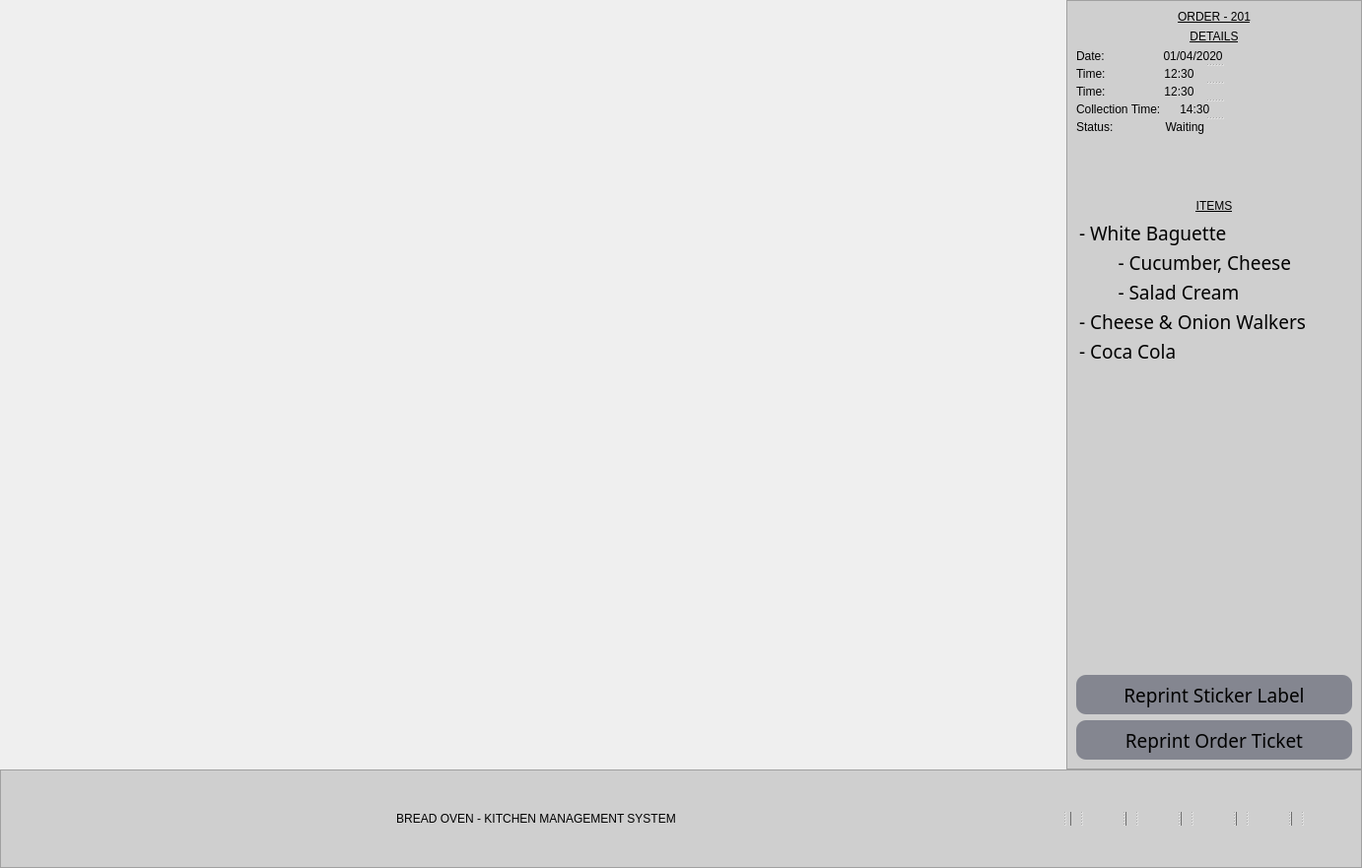
<?xml version="1.0" encoding="UTF-8"?>
<ui version="4.0">
 <class>Dialog</class>
 <widget class="QDialog" name="Dialog">
  <property name="geometry">
   <rect>
    <x>0</x>
    <y>0</y>
    <width>1382</width>
    <height>881</height>
   </rect>
  </property>
  <property name="windowTitle">
   <string>Dialog</string>
  </property>
  <layout class="QGridLayout" name="gridLayout_3">
   <property name="leftMargin">
    <number>0</number>
   </property>
   <property name="topMargin">
    <number>0</number>
   </property>
   <property name="rightMargin">
    <number>0</number>
   </property>
   <property name="bottomMargin">
    <number>0</number>
   </property>
   <item row="0" column="0">
    <layout class="QVBoxLayout" name="verticalLayout">
     <property name="spacing">
      <number>0</number>
     </property>
     <item>
      <layout class="QHBoxLayout" name="horizontalLayout">
       <property name="spacing">
        <number>0</number>
       </property>
       <property name="sizeConstraint">
        <enum>QLayout::SetFixedSize</enum>
       </property>
       <item>
        <widget class="QLabel" name="label">
         <property name="minimumSize">
          <size>
           <width>0</width>
           <height>0</height>
          </size>
         </property>
         <property name="pixmap">
          <pixmap>../../Downloads/test-removebg-preview.png</pixmap>
         </property>
         <property name="alignment">
          <set>Qt::AlignCenter</set>
         </property>
        </widget>
       </item>
       <item>
        <widget class="QFrame" name="frame">
         <property name="minimumSize">
          <size>
           <width>300</width>
           <height>0</height>
          </size>
         </property>
         <property name="maximumSize">
          <size>
           <width>300</width>
           <height>16777215</height>
          </size>
         </property>
         <property name="styleSheet">
          <string notr="true">background-color: rgb(207, 207, 207);</string>
         </property>
         <property name="frameShape">
          <enum>QFrame::StyledPanel</enum>
         </property>
         <property name="frameShadow">
          <enum>QFrame::Raised</enum>
         </property>
         <layout class="QGridLayout" name="gridLayout_2">
          <item row="0" column="0">
           <widget class="QLabel" name="label_3">
            <property name="styleSheet">
             <string notr="true">font: 20pt &quot;KG LET HER GO SOLID&quot;;
text-decoration: underline;</string>
            </property>
            <property name="text">
             <string>ORDER - 201</string>
            </property>
            <property name="alignment">
             <set>Qt::AlignCenter</set>
            </property>
           </widget>
          </item>
          <item row="10" column="0">
           <widget class="QPushButton" name="pushButton_14">
            <property name="minimumSize">
             <size>
              <width>0</width>
              <height>40</height>
             </size>
            </property>
            <property name="font">
             <font>
              <family>KG How Many Times</family>
              <pointsize>14</pointsize>
             </font>
            </property>
            <property name="styleSheet">
             <string notr="true">border-radius: 10px;
background-color: rgb(132, 134, 144);
</string>
            </property>
            <property name="text">
             <string>Reprint Order Ticket</string>
            </property>
            <property name="autoDefault">
             <bool>true</bool>
            </property>
           </widget>
          </item>
          <item row="1" column="0">
           <widget class="QLabel" name="label_10">
            <property name="styleSheet">
             <string notr="true">font: 14pt &quot;KG How Many Times&quot;;
text-decoration: underline;
</string>
            </property>
            <property name="text">
             <string>DETAILS</string>
            </property>
            <property name="alignment">
             <set>Qt::AlignCenter</set>
            </property>
           </widget>
          </item>
          <item row="8" column="0">
           <widget class="QPushButton" name="pushButton_11">
            <property name="minimumSize">
             <size>
              <width>0</width>
              <height>40</height>
             </size>
            </property>
            <property name="font">
             <font>
              <family>KG How Many Times</family>
              <pointsize>14</pointsize>
             </font>
            </property>
            <property name="styleSheet">
             <string notr="true">border-radius: 10px;
background-color: rgb(132, 134, 144);
</string>
            </property>
            <property name="text">
             <string>Reprint Sticker Label</string>
            </property>
            <property name="autoDefault">
             <bool>true</bool>
            </property>
           </widget>
          </item>
          <item row="5" column="0">
           <widget class="QLabel" name="label_9">
            <property name="styleSheet">
             <string notr="true">font: 14pt &quot;KG How Many Times&quot;;
text-decoration: underline;
</string>
            </property>
            <property name="text">
             <string>ITEMS</string>
            </property>
            <property name="alignment">
             <set>Qt::AlignCenter</set>
            </property>
           </widget>
          </item>
          <item row="6" column="0">
           <widget class="QTableWidget" name="tableWidget">
            <property name="font">
             <font>
              <family>KG How Many Times</family>
              <pointsize>14</pointsize>
             </font>
            </property>
            <property name="styleSheet">
             <string notr="true">border: none;</string>
            </property>
            <property name="gridStyle">
             <enum>Qt::NoPen</enum>
            </property>
            <attribute name="horizontalHeaderVisible">
             <bool>false</bool>
            </attribute>
            <attribute name="horizontalHeaderDefaultSectionSize">
             <number>256</number>
            </attribute>
            <attribute name="verticalHeaderVisible">
             <bool>false</bool>
            </attribute>
            <attribute name="verticalHeaderDefaultSectionSize">
             <number>30</number>
            </attribute>
            <row>
             <property name="text">
              <string>New Row</string>
             </property>
            </row>
            <row>
             <property name="text">
              <string>New Row</string>
             </property>
            </row>
            <row>
             <property name="text">
              <string>New Row</string>
             </property>
            </row>
            <row>
             <property name="text">
              <string>New Row</string>
             </property>
            </row>
            <row>
             <property name="text">
              <string>New Row</string>
             </property>
            </row>
            <column>
             <property name="text">
              <string>New Column</string>
             </property>
            </column>
            <item row="0" column="0">
             <property name="text">
              <string>- White Baguette</string>
             </property>
            </item>
            <item row="1" column="0">
             <property name="text">
              <string>        - Cucumber, Cheese</string>
             </property>
            </item>
            <item row="2" column="0">
             <property name="text">
              <string>        - Salad Cream</string>
             </property>
            </item>
            <item row="3" column="0">
             <property name="text">
              <string>- Cheese &amp; Onion Walkers</string>
             </property>
            </item>
            <item row="4" column="0">
             <property name="text">
              <string>- Coca Cola</string>
             </property>
            </item>
           </widget>
          </item>
          <item row="7" column="0">
           <spacer name="verticalSpacer_3">
            <property name="orientation">
             <enum>Qt::Vertical</enum>
            </property>
            <property name="sizeType">
             <enum>QSizePolicy::Preferred</enum>
            </property>
            <property name="sizeHint" stdset="0">
             <size>
              <width>90</width>
              <height>20</height>
             </size>
            </property>
           </spacer>
          </item>
          <item row="2" column="0">
           <widget class="QSplitter" name="splitter">
            <property name="sizePolicy">
             <sizepolicy hsizetype="Preferred" vsizetype="Preferred">
              <horstretch>0</horstretch>
              <verstretch>0</verstretch>
             </sizepolicy>
            </property>
            <property name="orientation">
             <enum>Qt::Vertical</enum>
            </property>
            <widget class="QLabel" name="label_4">
             <property name="styleSheet">
              <string notr="true">font: 14pt &quot;KG How Many Times&quot;;</string>
             </property>
             <property name="text">
              <string>Date:                  01/04/2020</string>
             </property>
            </widget>
            <widget class="QLabel" name="label_5">
             <property name="styleSheet">
              <string notr="true">font: 14pt &quot;KG How Many Times&quot;;</string>
             </property>
             <property name="text">
              <string>Time:                  12:30</string>
             </property>
            </widget>
            <widget class="QLabel" name="label_6">
             <property name="styleSheet">
              <string notr="true">font: 14pt &quot;KG How Many Times&quot;;</string>
             </property>
             <property name="text">
              <string>Time:                  12:30</string>
             </property>
            </widget>
            <widget class="QLabel" name="label_7">
             <property name="styleSheet">
              <string notr="true">font: 14pt &quot;KG How Many Times&quot;;</string>
             </property>
             <property name="text">
              <string>Collection Time:      14:30</string>
             </property>
            </widget>
            <widget class="QLabel" name="label_8">
             <property name="styleSheet">
              <string notr="true">font: 14pt &quot;KG How Many Times&quot;;</string>
             </property>
             <property name="text">
              <string>Status:                Waiting</string>
             </property>
            </widget>
           </widget>
          </item>
          <item row="4" column="0">
           <spacer name="verticalSpacer_4">
            <property name="orientation">
             <enum>Qt::Vertical</enum>
            </property>
            <property name="sizeType">
             <enum>QSizePolicy::Preferred</enum>
            </property>
            <property name="sizeHint" stdset="0">
             <size>
              <width>60</width>
              <height>60</height>
             </size>
            </property>
           </spacer>
          </item>
         </layout>
        </widget>
       </item>
      </layout>
     </item>
     <item>
      <widget class="QFrame" name="frame_2">
       <property name="maximumSize">
        <size>
         <width>16777215</width>
         <height>100</height>
        </size>
       </property>
       <property name="styleSheet">
        <string notr="true">background-color: rgb(207, 207, 207);
border-color: rgb(207, 207, 207);</string>
       </property>
       <property name="frameShape">
        <enum>QFrame::StyledPanel</enum>
       </property>
       <property name="frameShadow">
        <enum>QFrame::Raised</enum>
       </property>
       <layout class="QGridLayout" name="gridLayout">
        <item row="1" column="0">
         <widget class="QSplitter" name="splitter_3">
          <property name="orientation">
           <enum>Qt::Horizontal</enum>
          </property>
          <widget class="QLabel" name="label_2">
           <property name="styleSheet">
            <string notr="true">font: 20pt &quot;KG LET HER GO SOLID&quot;;</string>
           </property>
           <property name="text">
            <string>BREAD OVEN - KITCHEN MANAGEMENT SYSTEM</string>
           </property>
           <property name="alignment">
            <set>Qt::AlignCenter</set>
           </property>
          </widget>
          <widget class="QSplitter" name="splitter_2">
           <property name="minimumSize">
            <size>
             <width>290</width>
             <height>0</height>
            </size>
           </property>
           <property name="maximumSize">
            <size>
             <width>214</width>
             <height>31</height>
            </size>
           </property>
           <property name="orientation">
            <enum>Qt::Horizontal</enum>
           </property>
           <property name="childrenCollapsible">
            <bool>true</bool>
           </property>
           <widget class="QFrame" name="frame_7">
            <property name="maximumSize">
             <size>
              <width>1</width>
              <height>50</height>
             </size>
            </property>
            <property name="styleSheet">
             <string notr="true">background-color: rgb(141, 141, 141);</string>
            </property>
            <property name="frameShape">
             <enum>QFrame::StyledPanel</enum>
            </property>
            <property name="frameShadow">
             <enum>QFrame::Raised</enum>
            </property>
           </widget>
           <widget class="QLabel" name="label_15">
            <property name="maximumSize">
             <size>
              <width>31</width>
              <height>31</height>
             </size>
            </property>
            <property name="text">
             <string/>
            </property>
            <property name="pixmap">
             <pixmap>../../Downloads/icons8-label-printer-96.png</pixmap>
            </property>
            <property name="scaledContents">
             <bool>true</bool>
            </property>
           </widget>
           <widget class="QFrame" name="frame_6">
            <property name="maximumSize">
             <size>
              <width>1</width>
              <height>50</height>
             </size>
            </property>
            <property name="styleSheet">
             <string notr="true">background-color: rgb(141, 141, 141);</string>
            </property>
            <property name="frameShape">
             <enum>QFrame::StyledPanel</enum>
            </property>
            <property name="frameShadow">
             <enum>QFrame::Raised</enum>
            </property>
           </widget>
           <widget class="QLabel" name="label_14">
            <property name="maximumSize">
             <size>
              <width>31</width>
              <height>31</height>
             </size>
            </property>
            <property name="text">
             <string/>
            </property>
            <property name="pixmap">
             <pixmap>../../Downloads/icons8-coins-128.png</pixmap>
            </property>
            <property name="scaledContents">
             <bool>true</bool>
            </property>
           </widget>
           <widget class="QFrame" name="frame_5">
            <property name="maximumSize">
             <size>
              <width>1</width>
              <height>50</height>
             </size>
            </property>
            <property name="styleSheet">
             <string notr="true">background-color: rgb(141, 141, 141);</string>
            </property>
            <property name="frameShape">
             <enum>QFrame::StyledPanel</enum>
            </property>
            <property name="frameShadow">
             <enum>QFrame::Raised</enum>
            </property>
           </widget>
           <widget class="QLabel" name="label_13">
            <property name="maximumSize">
             <size>
              <width>31</width>
              <height>31</height>
             </size>
            </property>
            <property name="text">
             <string/>
            </property>
            <property name="pixmap">
             <pixmap>../../Downloads/icons8-clipboard-160.png</pixmap>
            </property>
            <property name="scaledContents">
             <bool>true</bool>
            </property>
           </widget>
           <widget class="QFrame" name="frame_4">
            <property name="maximumSize">
             <size>
              <width>1</width>
              <height>50</height>
             </size>
            </property>
            <property name="styleSheet">
             <string notr="true">background-color: rgb(141, 141, 141);</string>
            </property>
            <property name="frameShape">
             <enum>QFrame::StyledPanel</enum>
            </property>
            <property name="frameShadow">
             <enum>QFrame::Raised</enum>
            </property>
           </widget>
           <widget class="QLabel" name="label_12">
            <property name="maximumSize">
             <size>
              <width>31</width>
              <height>31</height>
             </size>
            </property>
            <property name="text">
             <string/>
            </property>
            <property name="pixmap">
             <pixmap>../../Downloads/icons8-wi-fi-96.png</pixmap>
            </property>
            <property name="scaledContents">
             <bool>true</bool>
            </property>
           </widget>
           <widget class="QFrame" name="frame_3">
            <property name="maximumSize">
             <size>
              <width>1</width>
              <height>50</height>
             </size>
            </property>
            <property name="styleSheet">
             <string notr="true">background-color: rgb(141, 141, 141);</string>
            </property>
            <property name="frameShape">
             <enum>QFrame::StyledPanel</enum>
            </property>
            <property name="frameShadow">
             <enum>QFrame::Raised</enum>
            </property>
           </widget>
           <widget class="QLabel" name="label_11">
            <property name="maximumSize">
             <size>
              <width>31</width>
              <height>31</height>
             </size>
            </property>
            <property name="text">
             <string/>
            </property>
            <property name="pixmap">
             <pixmap>../../Downloads/icons8-exit-100.png</pixmap>
            </property>
            <property name="scaledContents">
             <bool>true</bool>
            </property>
           </widget>
          </widget>
         </widget>
        </item>
        <item row="0" column="0">
         <spacer name="verticalSpacer">
          <property name="orientation">
           <enum>Qt::Vertical</enum>
          </property>
          <property name="sizeHint" stdset="0">
           <size>
            <width>20</width>
            <height>7</height>
           </size>
          </property>
         </spacer>
        </item>
        <item row="2" column="0">
         <spacer name="verticalSpacer_2">
          <property name="orientation">
           <enum>Qt::Vertical</enum>
          </property>
          <property name="sizeHint" stdset="0">
           <size>
            <width>20</width>
            <height>8</height>
           </size>
          </property>
         </spacer>
        </item>
       </layout>
      </widget>
     </item>
    </layout>
   </item>
  </layout>
 </widget>
 <resources/>
 <connections/>
</ui>
